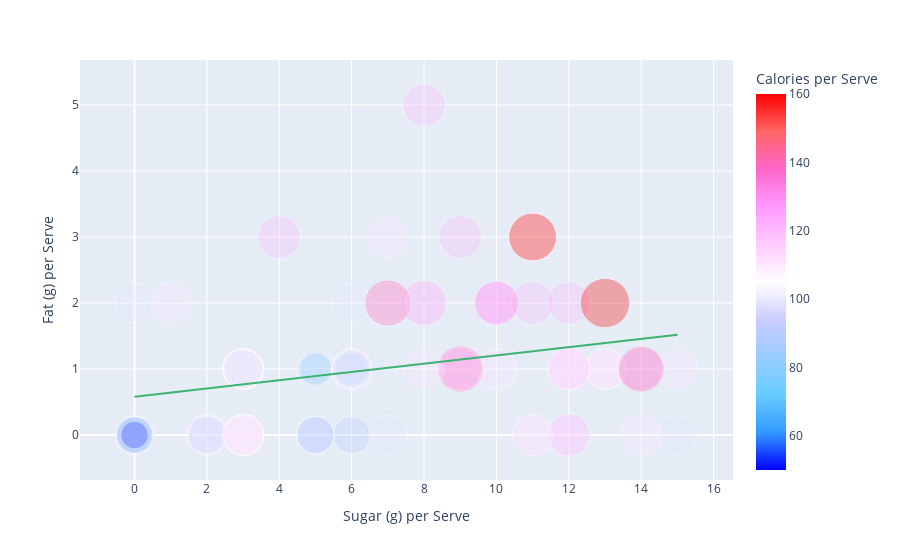

Here is the notebook cell this chart was saved with:
### Markdown cell above
As we have discovered above, *calories* have strong positive correlations with *weight*, *sugars* and *fat* thus is can be safe to assume that these calorific cereals are generally more unhealthy, and also perform worse than their healthier counterparts.

### Code cell
px.scatter(df,x="Sugars",y="Fat",trendline="ols",trendline_color_override="mediumseagreen",
           color_continuous_scale="picnic",opacity=0.3,size="Calories",size_max=35,color="Calories",
           labels={"Sugars":"Sugar (g) per Serve","Fat":"Fat (g) per Serve","Calories":"Calories per Serve"},
           hover_name="Name")

### Figure 1 — Plotly figure (JSON) as saved in the notebook; plotly's stock layout.template omitted (floating-point values rounded to 4 significant figures)
{"data": [{"hovertemplate": "<b>%{hovertext}</b><br><br>Sugar (g) per Serve=%{x}<br>Fat (g) per Serve=%{y}<br>Calories per Serve=%{marker.color}<extra></extra>", "hovertext": ["100% Bran", "100% Natural Bran", "All-Bran", "All-Bran with Extra Fiber", "Almond Delight", "Apple Cinnamon Cheerios", "Apple Jacks", "Basic 4", "Bran Chex", "Bran Flakes", "Cap'n'Crunch", "Cheerios", "Cinnamon Toast Crunch", "Clusters", "Cocoa Puffs", "Corn Chex", "Corn Flakes", "Corn Pops", "Count Chocula", "Cracklin' Oat Bran", "Cream of Wheat (Quick)", "Crispix", "Crispy Wheat & Raisins", "Double Chex", "Froot Loops", "Frosted Flakes", "Frosted Mini-Wheats", "Fruit & Fibre Dates; Walnuts; and Oats", "Fruitful Bran", "Fruity Pebbles", "Golden Crisp", "Golden Grahams", "Grape Nuts Flakes", "Grape-Nuts", "Great Grains Pecan", "Honey Graham Ohs", "Honey Nut Cheerios", "Honey-comb", "Just Right Crunchy  Nuggets", "Just Right Fruit & Nut", "Kix", "Life", "Lucky Charms", "Maypo", "Muesli Raisins; Dates; & Almonds", "Muesli Raisins; Peaches; & Pecans", "Mueslix Crispy Blend", "Multi-Grain Cheerios", "Nut&Honey Crunch", "Nutri-Grain Almond-Raisin", "Nutri-grain Wheat", "Oatmeal Raisin Crisp", "Post Nat. Raisin Bran", "Product 19", "Puffed Rice", "Puffed Wheat", "Quaker Oat Squares", "Quaker Oatmeal", "Raisin Bran", "Raisin Nut Bran", "Raisin Squares", "Rice Chex", "Rice Krispies", "Shredded Wheat", "Shredded Wheat 'n'Bran", "Shredded Wheat spoon size", "Smacks", "Special K", "Strawberry Fruit Wheats", "Total Corn Flakes", "Total Raisin Bran", "Total Whole Grain", "Triples", "Trix", "Wheat Chex", "Wheaties", "Wheaties Honey Gold"], "legendgroup": "", "marker": {"color": [70, 120, 70, 50, 110, 110, 110, 130, 90, 90, 120, 110, 120, 110, 110, 110, 100, 110, 110, 110, 100, 110, 100, 100, 110, 110, 100, 120, 120, 110, 100, 110, 100, 110, 120, 120, 110, 110, 110, 140, 110, 100, 110, 100, 150, 150, 160, 100, 120, 140, 90, 130, 120, 100, 50, 50, 100, 100, 120, 100, 90, 110, 110, 80, 90, 90, 110, 110, 90, 110, 140, 100, 110, 110, 100, 100, 110], "coloraxis": "coloraxis", "opacity": 0.3, "size": [70, 120, 70, 50, 110, 110, 110, 130, 90, 90, 120, 110, 120, 110, 110, 110, 100, 110, 110, 110, 100, 110, 100, 100, 110, 110, 100, 120, 120, 110, 100, 110, 100, 110, 120, 120, 110, 110, 110, 140, 110, 100, 110, 100, 150, 150, 160, 100, 120, 140, 90, 130, 120, 100, 50, 50, 100, 100, 120, 100, 90, 110, 110, 80, 90, 90, 110, 110, 90, 110, 140, 100, 110, 110, 100, 100, 110], "sizemode": "area", "sizeref": 0.1306, "symbol": "circle"}, "mode": "markers", "name": "", "orientation": "v", "showlegend": false, "type": "scatter", "x": [6, 8, 5, 0, 8, 10, 14, 8, 6, 5, 12, 1, 9, 7, 13, 3, 2, 12, 13, 7, 0, 3, 10, 5, 13, 11, 7, 10, 12, 12, 15, 9, 5, 3, 4, 11, 10, 11, 6, 9, 3, 6, 12, 3, 11, 11, 13, 6, 9, 7, 2, 10, 14, 3, 0, 0, 6, 0, 12, 8, 6, 2, 3, 0, 0, 0, 15, 3, 5, 3, 14, 3, 3, 12, 3, 3, 8], "xaxis": "x", "y": [1, 5, 1, 0, 2, 2, 0, 2, 1, 0, 2, 2, 3, 2, 1, 0, 0, 0, 1, 3, 0, 0, 1, 0, 1, 0, 0, 2, 0, 1, 0, 1, 1, 0, 3, 2, 1, 0, 1, 1, 1, 2, 1, 1, 3, 3, 2, 1, 1, 2, 0, 2, 1, 0, 0, 0, 1, 2, 1, 2, 0, 0, 0, 0, 0, 0, 1, 0, 0, 1, 1, 1, 1, 1, 1, 1, 1], "yaxis": "y"}, {"hovertemplate": "<b>OLS trendline</b><br>Fat = 0.0625994 * Sugars + 0.578856<br>R<sup>2</sup>=0.075673<br><br>Sugar (g) per Serve=%{x}<br>Fat (g) per Serve=%{y} <b>(trend)</b><extra></extra>", "legendgroup": "", "line": {"color": "mediumseagreen"}, "marker": {"symbol": "circle"}, "mode": "lines", "name": "", "showlegend": false, "type": "scatter", "x": [0, 0, 0, 0, 0, 0, 0, 0, 1, 2, 2, 2, 3, 3, 3, 3, 3, 3, 3, 3, 3, 3, 3, 3, 3, 4, 5, 5, 5, 5, 5, 6, 6, 6, 6, 6, 6, 6, 7, 7, 7, 7, 8, 8, 8, 8, 8, 9, 9, 9, 9, 10, 10, 10, 10, 10, 11, 11, 11, 11, 11, 12, 12, 12, 12, 12, 12, 12, 13, 13, 13, 13, 14, 14, 14, 15, 15], "xaxis": "x", "y": [0.5789, 0.5789, 0.5789, 0.5789, 0.5789, 0.5789, 0.5789, 0.5789, 0.6415, 0.7041, 0.7041, 0.7041, 0.7667, 0.7667, 0.7667, 0.7667, 0.7667, 0.7667, 0.7667, 0.7667, 0.7667, 0.7667, 0.7667, 0.7667, 0.7667, 0.8293, 0.8919, 0.8919, 0.8919, 0.8919, 0.8919, 0.9545, 0.9545, 0.9545, 0.9545, 0.9545, 0.9545, 0.9545, 1.017, 1.017, 1.017, 1.017, 1.08, 1.08, 1.08, 1.08, 1.08, 1.142, 1.142, 1.142, 1.142, 1.205, 1.205, 1.205, 1.205, 1.205, 1.267, 1.267, 1.267, 1.267, 1.267, 1.33, 1.33, 1.33, 1.33, 1.33, 1.33, 1.33, 1.393, 1.393, 1.393, 1.393, 1.455, 1.455, 1.455, 1.518, 1.518], "yaxis": "y"}], "layout": {"coloraxis": {"colorbar": {"title": {"text": "Calories per Serve"}}, "colorscale": [[0, "rgb(0,0,255)"], [0.1, "rgb(51,153,255)"], [0.2, "rgb(102,204,255)"], [0.3, "rgb(153,204,255)"], [0.4, "rgb(204,204,255)"], [0.5, "rgb(255,255,255)"], [0.6, "rgb(255,204,255)"], [0.7, "rgb(255,153,255)"], [0.8, "rgb(255,102,204)"], [0.9, "rgb(255,102,102)"], [1, "rgb(255,0,0)"]]}, "legend": {"itemsizing": "constant", "tracegroupgap": 0}, "margin": {"t": 60}, "xaxis": {"anchor": "y", "domain": [0, 1], "title": {"text": "Sugar (g) per Serve"}}, "yaxis": {"anchor": "x", "domain": [0, 1], "title": {"text": "Fat (g) per Serve"}}}}
